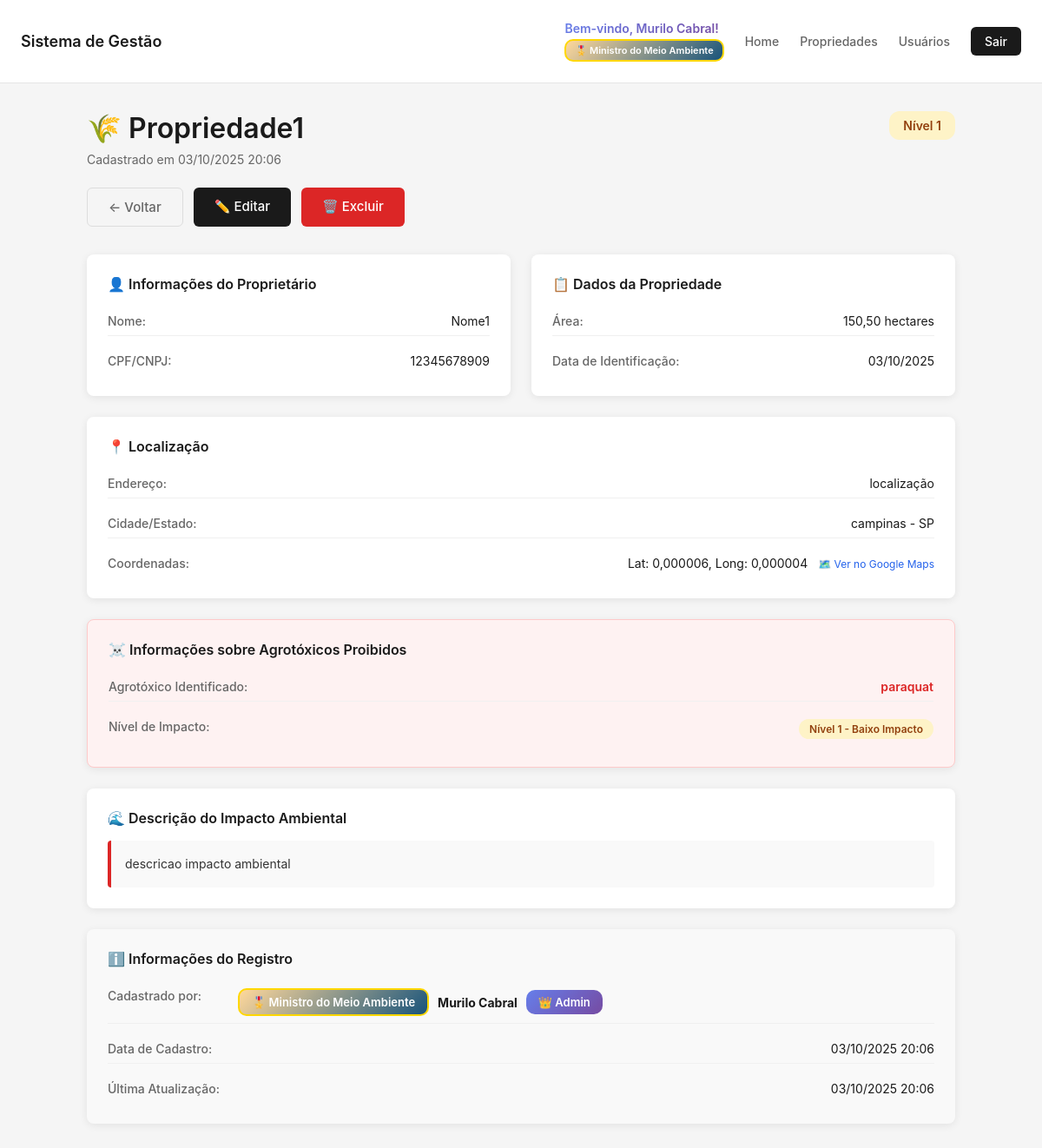
Screenshot of /propriedades/2/ (signed in) with the database file from the repository.
### core/models.py (models this page shows, shortened)
class PerfilUsuario(models.Model):
    TIPO_PERFIL_CHOICES = [
        ('COMUM', 'Usuário Comum'),
        ('DIRETOR', 'Diretor de Divisões'),
        ('MINISTRO', 'Ministro do Meio Ambiente'),
    ]
    usuario = models.OneToOneField(User, on_delete=models.CASCADE, related_name='perfil')
    tipo_perfil = models.CharField(
        max_length=10,
        choices=TIPO_PERFIL_CHOICES,
        default='COMUM',
        verbose_name="Tipo de Perfil"
    )
    foto = models.ImageField(upload_to='fotos_usuarios/', verbose_name="Foto do Usuário", null=True, blank=True)
    telefone = models.CharField(max_length=20, verbose_name="Telefone", blank=True)
    cpf = models.CharField(max_length=14, verbose_name="CPF", blank=True, unique=True, null=True)
    data_nascimento = models.DateField(verbose_name="Data de Nascimento", null=True, blank=True)
    endereco = models.TextField(verbose_name="Endereço", blank=True)
    bio = models.TextField(verbose_name="Biografia", blank=True, max_length=500)
    data_cadastro = models.DateTimeField(auto_now_add=True, verbose_name="Data de Cadastro")
    data_atualizacao = models.DateTimeField(auto_now=True, verbose_name="Última Atualização")
    def get_tipo_perfil_display_icon(self):
        icons = {
            'COMUM': '👤',
            'DIRETOR': '👔',
            'MINISTRO': '🎖️',
        }
        return icons.get(self.tipo_perfil, '👤')
    class Meta:
        verbose_name = "Perfil de Usuário"
        verbose_name_plural = "Perfis de Usuários"
        ordering = ['-data_cadastro']

class PropriedadeRural(models.Model):
    NIVEL_CHOICES = [
        (1, 'Nível 1 - Baixo Impacto'),
        (2, 'Nível 2 - Médio Impacto'),
        (3, 'Nível 3 - Alto Impacto'),
    ]
    nome_propriedade = models.CharField(max_length=200, verbose_name="Nome da Propriedade")
    proprietario = models.CharField(max_length=200, verbose_name="Nome do Proprietário")
    cpf_cnpj = models.CharField(max_length=18, verbose_name="CPF/CNPJ")
    endereco = models.TextField(verbose_name="Endereço Completo")
    cidade = models.CharField(max_length=100, verbose_name="Cidade")
    estado = models.CharField(max_length=2, verbose_name="Estado (UF)")
    area_hectares = models.DecimalField(
        max_digits=10,
        decimal_places=2,
        validators=[MinValueValidator(0.01)],
        verbose_name="Área em Hectares"
    )
    agrotoxico_utilizado = models.CharField(max_length=200, verbose_name="Agrotóxico Proibido Utilizado")
    nivel_impacto = models.IntegerField(
        choices=NIVEL_CHOICES,
        verbose_name="Nível de Impacto Ambiental"
    )
    descricao_impacto = models.TextField(
        verbose_name="Descrição do Impacto",
        help_text="Descreva os impactos observados nos lençóis freáticos, rios e mares"
    )
    data_identificacao = models.DateField(
        default=timezone.now,
        verbose_name="Data de Identificação"
    )
    latitude = models.DecimalField(
        max_digits=9,
        decimal_places=6,
        null=True,
        blank=True,
        verbose_name="Latitude"
    )
    longitude = models.DecimalField(
        max_digits=9,
        decimal_places=6,
        null=True,
        blank=True,
        verbose_name="Longitude"
    )
    usuario_cadastro = models.ForeignKey(
        User,
        on_delete=models.SET_NULL,
        null=True,
        verbose_name="Cadastrado por"
    )
    data_cadastro = models.DateTimeField(auto_now_add=True, verbose_name="Data de Cadastro")
    data_atualizacao = models.DateTimeField(auto_now=True, verbose_name="Última Atualização")
    ativo = models.BooleanField(default=True, verbose_name="Registro Ativo")
    class Meta:
        verbose_name = "Propriedade Rural"
        verbose_name_plural = "Propriedades Rurais"
        ordering = ['-data_cadastro']

### core/views.py (the view)
# urls.py: path("propriedades/<int:pk>/", views.propriedade_detail, name="propriedade_detail"),
@login_required
def propriedade_detail(request, pk):
    propriedade = get_object_or_404(PropriedadeRural, pk=pk, ativo=True)
    niveis_permitidos = obter_niveis_visualizacao(request.user)
    if propriedade.nivel_impacto not in niveis_permitidos:
        messages.error(request, 'Você não tem permissão para visualizar propriedades deste nível!')
        return redirect('propriedades_list')
    return render(request, 'core/propriedade_detail.html', {'propriedade': propriedade})

### core/views.py (called while the page is built, shortened)
def obter_niveis_visualizacao(usuario):
    if not usuario.is_authenticated:
        return []
    if usuario.is_staff or usuario.is_superuser:
        return [1, 2, 3]

### core/templates/core/propriedade_detail.html (shortened to what this page needs)
{% extends 'core/base.html' %}
{% load static %}
{% block extra_styles %}
<link rel="stylesheet" href="{% static 'core/css/propriedades.css' %}" />
{% endblock %}
{% block content %}
<div class="detail-container">
  <div class="detail-header">
    <div>
      <h1>🌾 {{ propriedade.nome_propriedade }}</h1>
      <p class="detail-subtitle">
        Cadastrado em {{ propriedade.data_cadastro|date:"d/m/Y H:i" }}
      </p>
    </div>
    <span class="badge badge-nivel-{{ propriedade.nivel_impacto }} badge-large">
      Nível {{ propriedade.nivel_impacto }}
    </span>
  </div>
  <div class="detail-actions">
    <a href="{% url 'propriedades_list' %}" class="btn-secondary"> ← Voltar </a>
    <a href="{% url 'propriedade_update' propriedade.pk %}" class="btn-primary">
      ✏️ Editar
    </a>
    <a href="{% url 'propriedade_delete' propriedade.pk %}" class="btn-danger">
      🗑️ Excluir
    </a>
  </div>
  <div class="detail-grid">
    <div class="detail-card">
      <h3>👤 Informações do Proprietário</h3>
      <div class="detail-info">
        <div class="info-item">
          <span class="info-label">Nome:</span>
          <span class="info-value">{{ propriedade.proprietario }}</span>
        </div>
        <div class="info-item">
          <span class="info-label">CPF/CNPJ:</span>
          <span class="info-value">{{ propriedade.cpf_cnpj }}</span>
        </div>
      </div>
    </div>
    <div class="detail-card">
      <h3>📋 Dados da Propriedade</h3>
      <div class="detail-info">
        <div class="info-item">
          <span class="info-label">Área:</span>
          <span class="info-value"
            >{{ propriedade.area_hectares }} hectares</span
          >
        </div>
        <div class="info-item">
          <span class="info-label">Data de Identificação:</span>
          <span class="info-value"
            >{{ propriedade.data_identificacao|date:"d/m/Y" }}</span
          >
        </div>
      </div>
    </div>
    <div class="detail-card full-width">
      <h3>📍 Localização</h3>
      <div class="detail-info">
        <div class="info-item">
          <span class="info-label">Endereço:</span>
          <span class="info-value">{{ propriedade.endereco }}</span>
        </div>
        <div class="info-item">
          <span class="info-label">Cidade/Estado:</span>
          <span class="info-value"
            >{{ propriedade.cidade }} - {{ propriedade.estado }}</span
          >
        </div>
        {% if propriedade.latitude and propriedade.longitude %}
        <div class="info-item">
          <span class="info-label">Coordenadas:</span>
          <span class="info-value">
            Lat: {{ propriedade.latitude }}, Long: {{ propriedade.longitude }}
            <a
              href="https://www.google.com/maps?q={{ propriedade.latitude }},{{ propriedade.longitude }}"
              target="_blank"
              class="link-maps"
            >
              🗺️ Ver no Google Maps
            </a>
          </span>
        </div>
        {% endif %}
      </div>
    </div>
    <div class="detail-card full-width alert-card">
      <h3>☠️ Informações sobre Agrotóxicos Proibidos</h3>
      <div class="detail-info">
        <div class="info-item">
          <span class="info-label">Agrotóxico Identificado:</span>
          <span class="info-value highlight-danger"
            >{{ propriedade.agrotoxico_utilizado }}</span
          >
        </div>
        <div class="info-item">
          <span class="info-label">Nível de Impacto:</span>
          <span class="info-value">
            <span class="badge badge-nivel-{{ propriedade.nivel_impacto }}">
              {% if propriedade.nivel_impacto == 1 %}
                Nível 1 - Baixo Impacto
              {% elif propriedade.nivel_impacto == 2 %}
                Nível 2 - Médio Impacto
              {% elif propriedade.nivel_impacto == 3 %}
                Nível 3 - Alto Impacto
              {% endif %}
            </span>
          </span>
        </div>
      </div>
    </div>
    <div class="detail-card full-width">
      <h3>🌊 Descrição do Impacto Ambiental</h3>
      <div class="impact-description">
        <p>{{ propriedade.descricao_impacto }}</p>
      </div>
    </div>
    <div class="detail-card full-width metadata-card">
      <h3>ℹ️ Informações do Registro</h3>
      <div class="detail-info">
        <div class="info-item">
          <span class="info-label">Cadastrado por:</span>
          <span class="info-value">
            {% if propriedade.usuario_cadastro %}
            <div class="user-badges-detail">
              <span class="badge-perfil-detail badge-perfil-{{ propriedade.usuario_cadastro.perfil.tipo_perfil|lower }}">
                {{ propriedade.usuario_cadastro.perfil.get_tipo_perfil_display_icon }} {{ propriedade.usuario_cadastro.perfil.get_tipo_perfil_display }}
              </span>
              <strong>{{ propriedade.usuario_cadastro.get_full_name|default:propriedade.usuario_cadastro.username }}</strong>
              {% if propriedade.usuario_cadastro.is_staff %}
              <span class="badge-admin-detail">👑 Admin</span>
              {% endif %}
            </div>
            {% else %}
            <span class="text-muted">Não informado</span>
            {% endif %}
          </span>
        </div>
        <div class="info-item">
          <span class="info-label">Data de Cadastro:</span>
          <span class="info-value"
            >{{ propriedade.data_cadastro|date:"d/m/Y H:i" }}</span
          >
        </div>
        <div class="info-item">
          <span class="info-label">Última Atualização:</span>
          <span class="info-value"
            >{{ propriedade.data_atualizacao|date:"d/m/Y H:i" }}</span
          >
        </div>
      </div>
    </div>
  </div>
</div>
{% endblock %}

### core/templates/core/base.html (shortened to what this page needs)
{% load static %}
<!DOCTYPE html>
<html lang="pt-br">
  <head>
    <link rel="stylesheet" href="{% static 'core/css/base.css' %}" />
    {% block extra_styles %}{% endblock %}
  </head>
  <body>
    <nav class="navbar">
      <div class="navbar-container">
        <a class="navbar-brand" href="{% url 'index' %}"
          >Sistema de Gestão</a
        >
        <div class="navbar-nav">
          {% if user.is_authenticated %}
          <div class="user-info-navbar">
            <span class="welcome-message">
              Bem-vindo, {{ user.get_full_name|default:user.username }}!
            </span>
            <span class="badge-perfil-nav badge-perfil-{{ user.perfil.tipo_perfil|lower }}">
              {{ user.perfil.get_tipo_perfil_display_icon }} {{ user.perfil.get_tipo_perfil_display }}
            </span>
          </div>
          <a class="nav-link" href="{% url 'index' %}">Home</a>
          <a class="nav-link" href="{% url 'propriedades_list' %}"
            >Propriedades</a
          >
          <a class="nav-link" href="{% url 'usuarios_list' %}">Usuários</a>
          <a class="btn-logout" href="{% url 'logout' %}">Sair</a>
          {% else %}
          <a class="btn-login" href="{% url 'login' %}">Entrar</a>
          {% endif %}
        </div>
      </div>
    </nav>
    <main class="container">
       {% block content %}{% endblock %}
    </main>
  </body>
</html>

### core/static/core/css/base.css (style rules this page uses)
* { margin: 0; padding: 0; box-sizing: border-box; }
body { font-family: -apple-system, BlinkMacSystemFont, "Segoe UI", Roboto, "Helvetica Neue", Arial, sans-serif; background-color: #f5f5f5; min-height: 100vh; }
.navbar { background-color: white; border-bottom: 1px solid #e5e5e5; padding: 16px 0; }
.navbar-container { max-width: 1200px; margin: 0 auto; padding: 0 24px; display: flex; justify-content: space-between; align-items: center; }
.navbar-brand { font-size: 18px; font-weight: 600; color: #1a1a1a; text-decoration: none; }
.navbar-nav { display: flex; gap: 24px; align-items: center; }
.user-info-navbar { display: flex; flex-direction: column; gap: 4px; padding: 8px 0; }
.welcome-message { color: #1a1a1a; font-size: 14px; font-weight: 600; background: linear-gradient(135deg, #667eea 0%, #764ba2 100%); background-clip: text; -webkit-background-clip: text; -webkit-text-fill-color: transparent; white-space: nowrap; }
.badge-perfil-nav { display: inline-block; padding: 4px 10px; border-radius: 10px; font-size: 11px; font-weight: 600; white-space: nowrap; align-self: flex-start; }
.badge-perfil-ministro { background: #fef3c7; color: #92400e; border: 2px solid #f59e0b; }
.nav-link { color: #666; text-decoration: none; font-size: 14px; font-weight: 500; transition: color 0.2s ease; }
.btn-logout { background: #1a1a1a; color: white; border: none; padding: 8px 16px; border-radius: 6px; font-size: 14px; font-weight: 500; cursor: pointer; text-decoration: none; display: inline-block; transition: background-color 0.2s ease; }
.container { max-width: 1200px; margin: 32px auto; padding: 0 24px; }

### core/static/core/css/propriedades.css (style rules this page uses)
.badge { display: inline-block; padding: 4px 12px; border-radius: 12px; font-size: 12px; font-weight: 600; text-align: center; }
.badge-nivel-1 { background-color: #fef3c7; color: #92400e; }
.badge-large { padding: 8px 16px; font-size: 14px; }
.btn-primary, .btn-secondary, .btn-danger { padding: 12px 24px; border: none; border-radius: 6px; font-size: 15px; font-weight: 500; cursor: pointer; text-decoration: none; display: inline-block; transition: all 0.2s ease; }
.btn-primary { background: #1a1a1a; color: white; }
.btn-secondary { background: #f5f5f5; color: #666; border: 1px solid #ddd; }
.btn-danger { background: #dc2626; color: white; }
.detail-container { max-width: 1000px; margin: 0 auto; }
.detail-header { display: flex; justify-content: space-between; align-items: flex-start; margin-bottom: 24px; }
.detail-header h1 { font-size: 32px; font-weight: 600; color: #1a1a1a; margin-bottom: 8px; }
.detail-subtitle { font-size: 14px; color: #666; }
.detail-actions { display: flex; gap: 12px; margin-bottom: 32px; }
.detail-grid { display: grid; grid-template-columns: 1fr 1fr; gap: 24px; }
.detail-card { background: white; border-radius: 8px; padding: 24px; box-shadow: 0 2px 10px rgba(0, 0, 0, 0.08); }
.detail-card.full-width { grid-column: 1 / -1; }
.detail-card h3 { font-size: 16px; font-weight: 600; color: #1a1a1a; margin-bottom: 16px; display: flex; align-items: center; gap: 8px; }
.detail-info { display: flex; flex-direction: column; gap: 12px; }
.info-item { display: flex; justify-content: space-between; align-items: flex-start; padding: 8px 0; border-bottom: 1px solid #f0f0f0; }
.info-item:last-child { border-bottom: none; }
.info-label { font-size: 14px; color: #666; font-weight: 500; min-width: 150px; }
.info-value { font-size: 14px; color: #1a1a1a; text-align: right; flex: 1; }
.highlight-danger { color: #dc2626; font-weight: 600; }
.link-maps { display: inline-block; margin-left: 8px; color: #2563eb; text-decoration: none; font-size: 12px; }
.impact-description { padding: 16px; background: #f9f9f9; border-left: 4px solid #dc2626; border-radius: 4px; }
.impact-description p { font-size: 14px; color: #333; line-height: 1.6; }
.alert-card { background: #fef2f2; border: 1px solid #fecaca; }
.metadata-card { background: #f9f9f9; }
.badge-perfil-ministro { background: linear-gradient(135deg, #ffd89b 0%, #19547b 100%); color: white; border: 2px solid #ffd700; }
.user-badges-detail { display: flex; align-items: center; gap: 10px; flex-wrap: wrap; }
.badge-perfil-detail { padding: 6px 14px; border-radius: 10px; font-size: 13px; font-weight: 600; display: inline-block; }
.badge-admin-detail { padding: 6px 14px; border-radius: 10px; font-size: 13px; font-weight: 600; background: linear-gradient(135deg, #667eea 0%, #764ba2 100%); color: white; }

### rows the page displays
PropriedadeRural: nome_propriedade "Propriedade1", data_cadastro "03/10/2025 20:06", nivel_impacto "1", proprietario "Nome1", cpf_cnpj "12345678909", area_hectares "150,50", data_identificacao "03/10/2025", endereco "localização", cidade "campinas", estado "SP", latitude "0,000006", longitude "0,000004", agrotoxico_utilizado "paraquat", descricao_impacto "descricao impacto ambiental", usuario_cadastro.perfil.get_tipo_perfil_display_icon "🎖️", usuario_cadastro.perfil.tipo_perfil "Ministro do Meio Ambiente", usuario_cadastro.get_full_name "Murilo Cabral", data_atualizacao "03/10/2025 20:06"

### other values shown
{{ user.get_full_name|default:user.username }} "Murilo Cabral"
{{ user.perfil.get_tipo_perfil_display_icon }} "🎖️"
{{ user.perfil.get_tipo_perfil_display }} "Ministro do Meio Ambiente"
